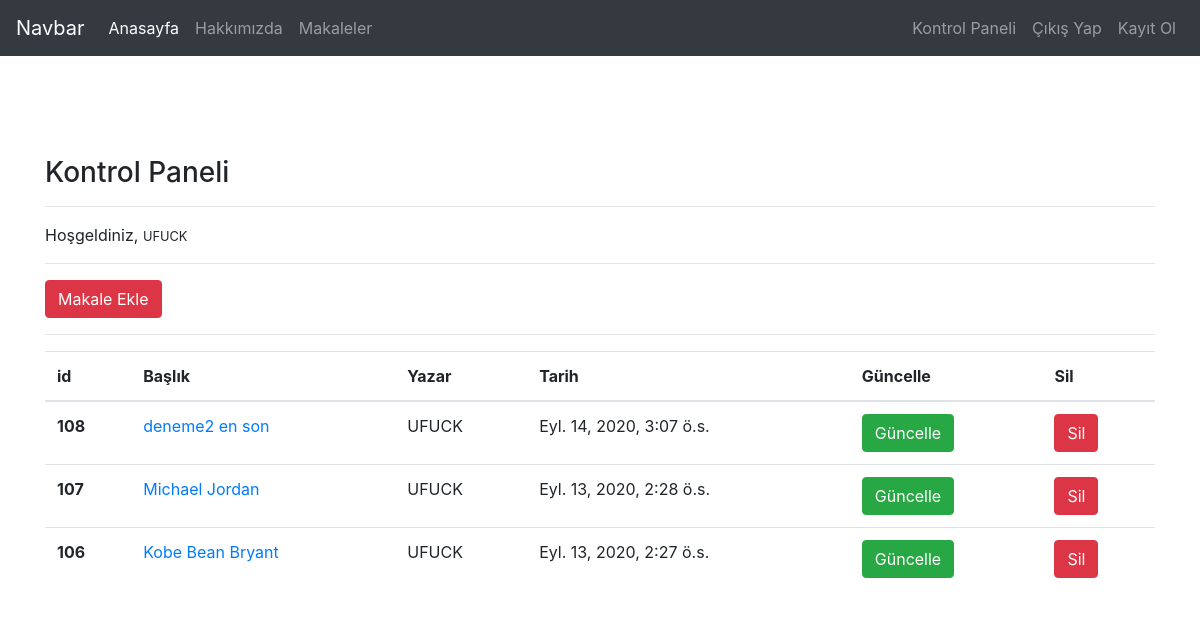
Screenshot of /articles/dashboard/ (signed in) with the database file from the repository.
### article/models.py (models this page shows, shortened)
class Article(models.Model):
    author = models.ForeignKey("auth.User",on_delete = models.CASCADE,verbose_name= "Yazar")
    title = models.CharField(max_length = 50,verbose_name= "Başlık")
    content = RichTextField()
    created_date = models.DateTimeField(auto_now_add = True,verbose_name= "Oluşturulma Tarihi")
    article_image = models.FileField(blank = True,null = True,verbose_name="Makaleye fotoğraf ekleyin")
    class Meta:
        ordering = ['-created_date']

### article/views.py (the view)
# urls.py: path('dashboard/',views.dashboard,name = "dashboard"),
@login_required(login_url="user:login")
def dashboard(request):
    articles = Article.objects.filter(author = request.user)
    context = {
        "articles":articles
    }
    return render(request,"dashboard.html",context)

### templates/dashboard.html
{% extends "layout.html" %}
{% block body %}
<h3> Kontrol Paneli </h3>
<hr>
<p>
Hoşgeldiniz, <small>{{request.user.username}}</small>
</p>
<hr>
<a class = "btn btn-danger" href = "/articles/addarticle">Makale Ekle</a>
<hr>
{% if articles %}
<table class="table">
  <thead>
    <tr>
      <th scope="col">id</th>
      <th scope="col">Başlık</th>
      <th scope="col">Yazar</th>
      <th scope="col">Tarih</th>
      <th scope="col">Güncelle</th>
      <th scope="col">Sil</th>
    </tr>
  </thead>
  <tbody>
    {% for article in articles %}
    <tr>
      <th scope="row">{{article.id}}</th>
      <td><a href="{% url 'article:detail' article.id %}" >{{article.title}}</a></td>
      <td>{{article.author.username}}</td>
      <td>{{article.created_date}}</td>
      <td><a href = "{% url 'article:detail' article.id %}" class = "btn btn-success"  >Güncelle</a></td>
      <td><a href = "{% url 'article:detail' article.id %}" class = "btn btn-danger"  >Sil</a></td>
    </tr>
    {% endfor %}
    </tbody>
    </table>
    <br><br><br>
{% else %}
<div class="alert alert-info" role="alert">
  Henüz bir makaleniz bulunmuyor..
</div>
{% endif %}
{% endblock body %}

### rows the page displays
Article: id "108", title "deneme2 en son", author.username "UFUCK", created_date "Eyl. 14, 2020, 3:07 ö.s."
Article: id "107", title "Michael Jordan", author.username "UFUCK", created_date "Eyl. 13, 2020, 2:28 ö.s."
Article: id "106", title "Kobe Bean Bryant", author.username "UFUCK", created_date "Eyl. 13, 2020, 2:27 ö.s."

### other values shown
{{ request.user.username }} "UFUCK"
